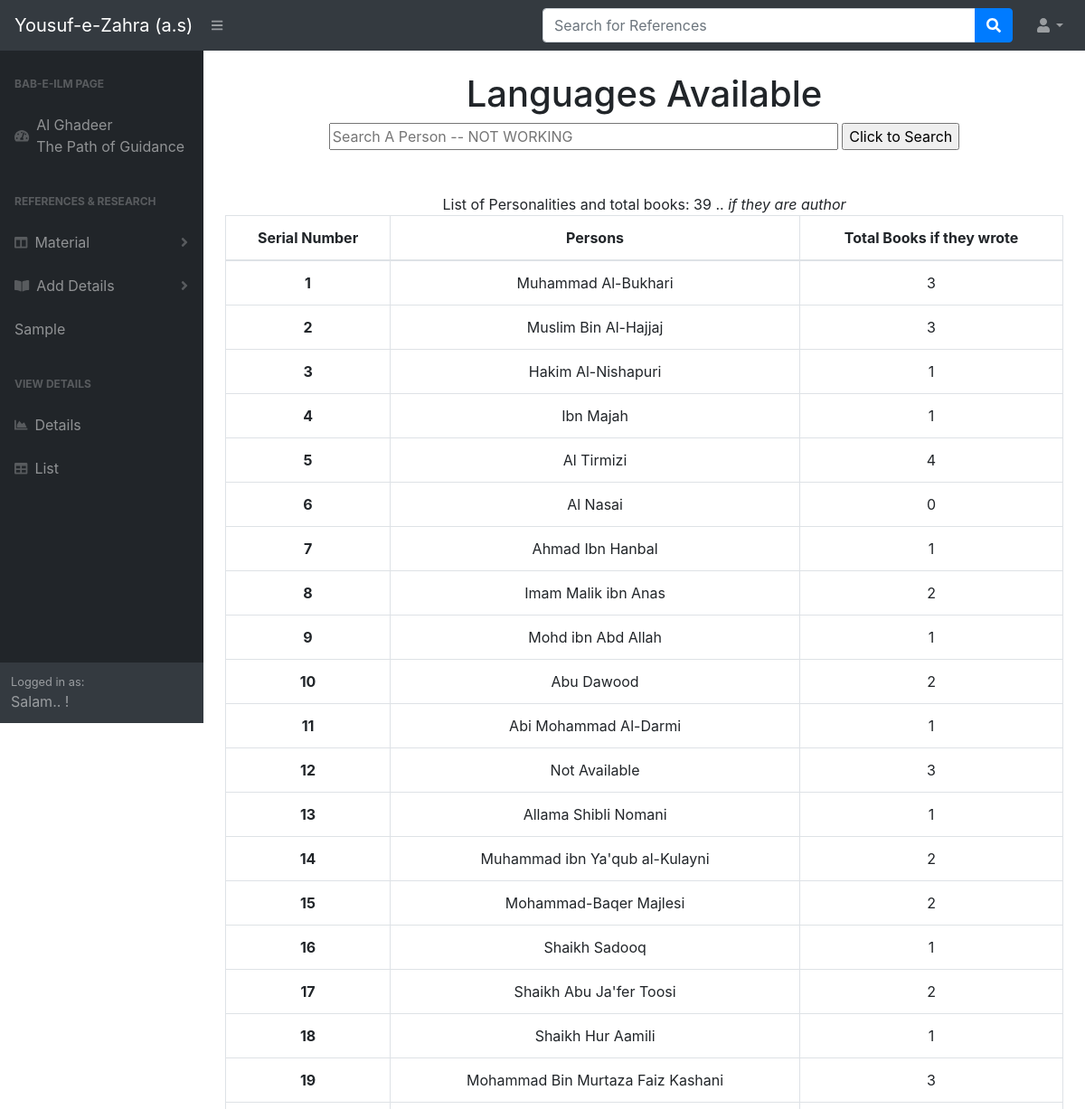
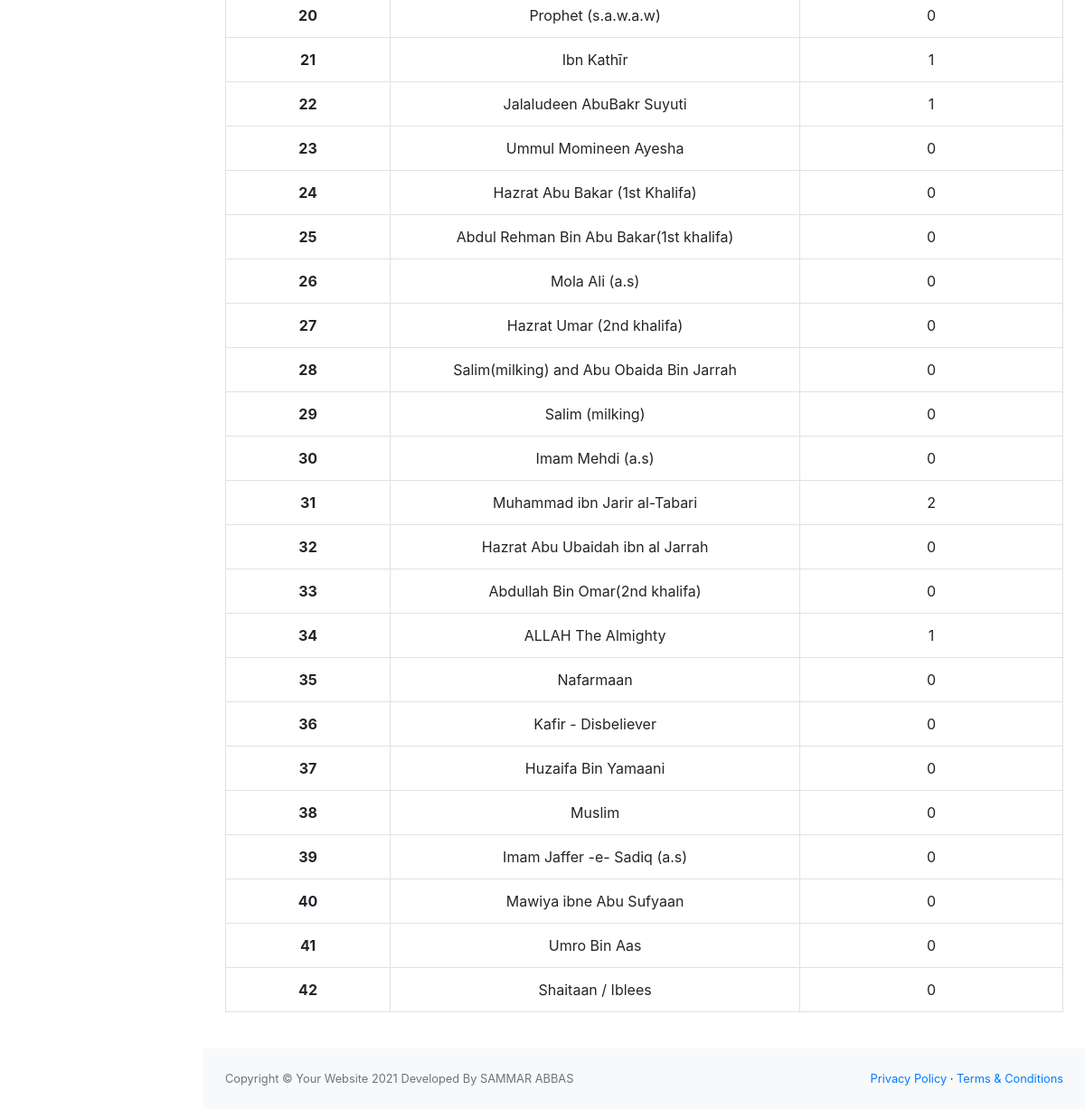
The page /home/personalities/ on the database as committed earlier (2 pictures, top to bottom).
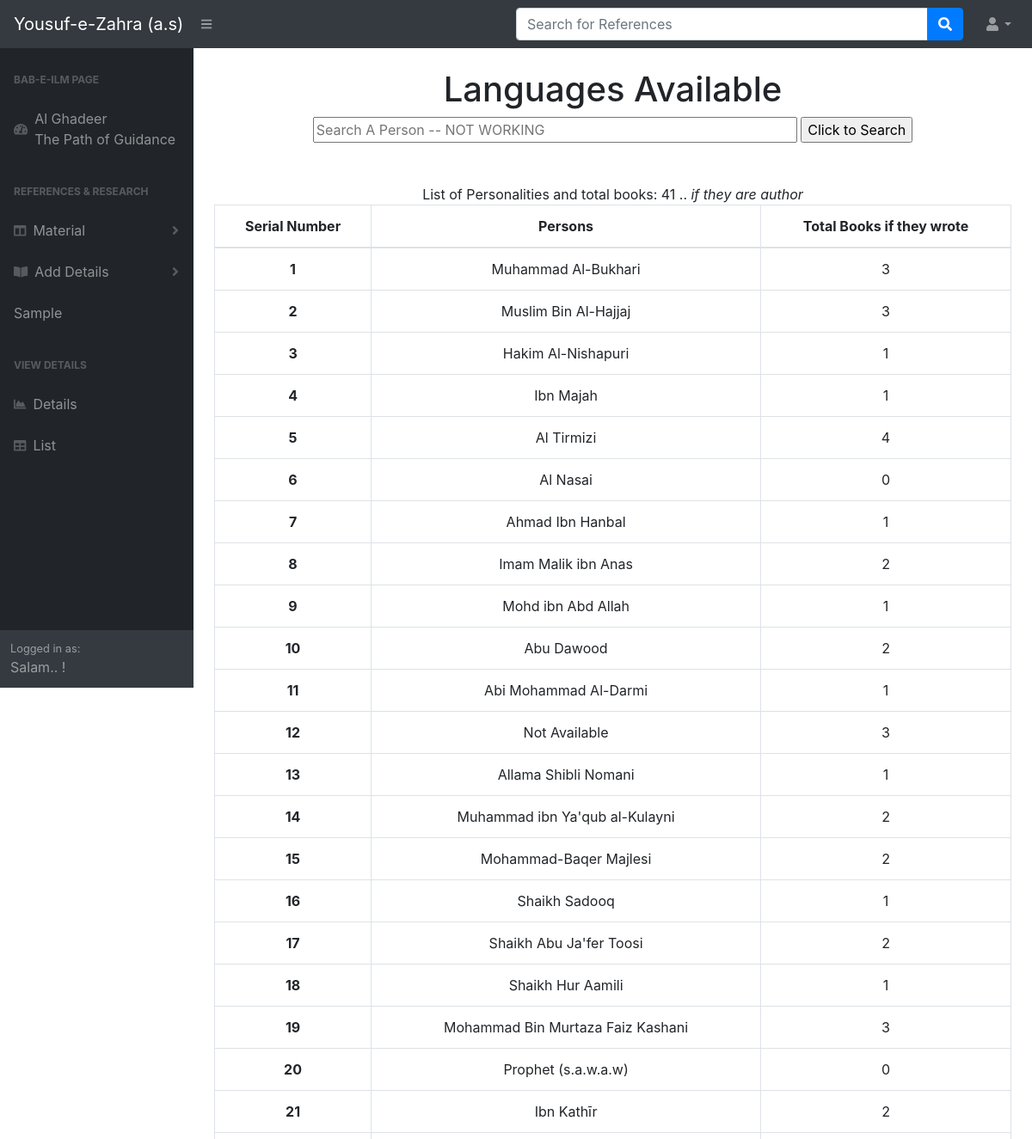
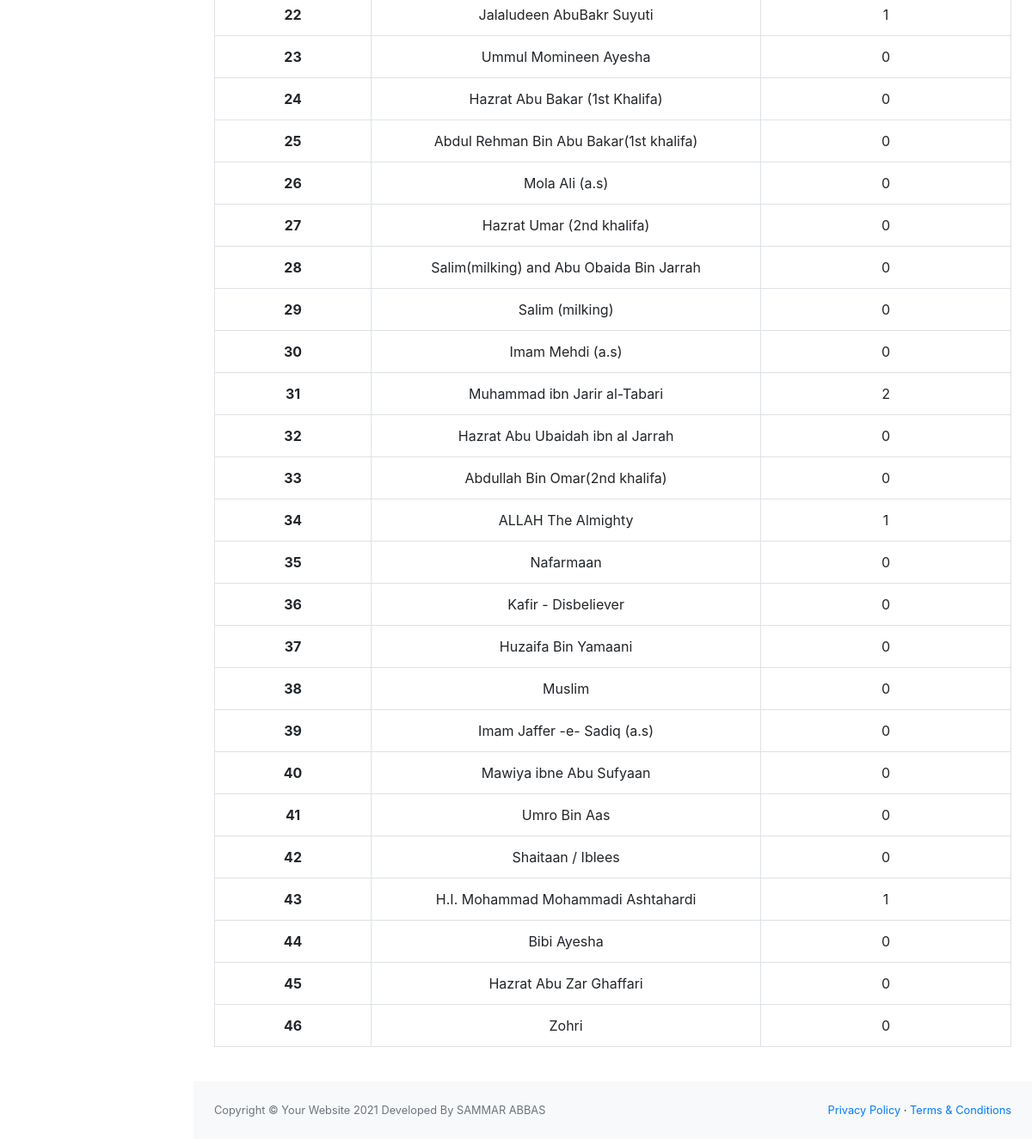
The same page on the database as committed later (2 pictures, top to bottom).
### haq/models.py (models this page shows, shortened)
class Person(models.Model):
    _p_name = models.CharField(max_length = 40)
    _birth_year = models.CharField(max_length=4)
    _death_year = models.CharField(max_length=4)
    def __str__(self):
        return self._p_name

### haq/views.py (the view)
# urls.py: path('personalities/', views.PersonalityView, name="personalities"),
def PersonalityView(request):
    list_Authorized_People = Authorized_Person.objects.all()
    person = Person.objects.all()
    all_books = Book.objects.all()
    dict_person = {}
    total_books = 0
    for p in person:
        counter = 0
        dict_person[p] = counter
        for book in all_books:
            if (p == book.author):
                counter += 1
                dict_person[p] = counter
        total_books += counter
    return render(request, 'haq/personalities.html', {
        "auth_persons": list_Authorized_People,
        'total_books': total_books,
        'dict_person': dict_person,
       })

### haq/templates/haq/personalities.html (shortened to what this page needs)
{% extends 'haq/sample.html' %}
{% block body %}
    <span id = "titlespan">
        <div class="move_center" >
            <h1>Languages Available</h1>
            <form action = '{% url 'haq:bookSearch' %}' method="POST" class="move_center">
                <input type="text" name="searchWord" size="50" value="" placeholder="Search A Person -- NOT WORKING">
                <input type="submit" value="Click to Search">
            </form>
            <br>
        </div>
        <br>
        <div class="move_center">
            <caption>List of Personalities and total books: {{total_books}} .. <i>if they are author</i></caption>
            <table class="table table-bordered">
                <thead>
                    <tr>
                        <th scope="col">Serial Number</th>
                        <th scope="col">Persons</th>
                        <th scope="col">Total Books if they wrote</th>
                    </tr>
                </thead>
                <tbody>
                    {% for key, value in dict_person.items %}
                        <tr>
                            <th scope="row">{{ forloop.counter }}</th>
                            <td>{{ key }}</td>
                            <td>{{ value }}</td>
                        </tr>
                    {% endfor %}
                </tbody>
            </table>
        </div>
    </span>
{% endblock %}

### haq/templates/haq/sample.html (shortened to what this page needs)
{% load static %}
<!DOCTYPE html>
<html lang="en">
    <head>
        <link href="{% static 'haq/styles.css' %}" rel="stylesheet" />
        <link href="{% static 'haq/newStyles.css' %}" rel="stylesheet" />
        <link href="https://cdn.datatables.net/1.10.20/css/dataTables.bootstrap4.min.css" rel="stylesheet" />
    </head>
    <body class="sb-nav-fixed">
        <nav class="sb-topnav navbar navbar-expand navbar-dark bg-dark">
            <a class="navbar-brand" href="{% url 'haq:index' %}">Yousuf-e-Zahra (a.s) </a>
            <button class="btn btn-link btn-sm order-1 order-lg-0" id="sidebarToggle" href="#"><i class="fas fa-bars"></i></button>
            <form action="{% url 'haq:searchRef' %}" method="POST" class="d-none d-md-inline-block form-inline ml-auto mr-0 mr-md-3 my-2 my-md-0">
                <div class="input-group">
                    <input class="form-control" type="text" name="searchWord" size="40" placeholder="Search for References" aria-label="Search" aria-describedby="basic-addon2" />
                    <div class="input-group-append">
                        <button class="btn btn-primary" type="button"><i class="fas fa-search"></i></button>
                    </div>
                </div>
            </form>
            <ul class="navbar-nav ml-auto ml-md-0">
                <li class="nav-item dropdown">
                    <a class="nav-link dropdown-toggle" id="userDropdown" href="#" role="button" data-toggle="dropdown" aria-haspopup="true" aria-expanded="false"><i class="fas fa-user fa-fw"></i></a>
                </li>
            </ul>
        </nav>
        <div id="layoutSidenav">
            <div id="layoutSidenav_nav">
                <nav class="sb-sidenav accordion sb-sidenav-dark" id="sidenavAccordion">
                    <div class="sb-sidenav-menu">
                        <div class="nav">
                            <div class="sb-sidenav-menu-heading">Bab-e-Ilm Page</div>
                            <a class="nav-link" href="{% url 'haq:about' %}">
                                <div class="sb-nav-link-icon"><i class="fas fa-tachometer-alt"></i></div>
                                Al Ghadeer <br> The Path of Guidance
                            </a>
                            <div class="sb-sidenav-menu-heading">REFERENCES & RESEARCH</div>
                            <a class="nav-link collapsed" href="#" data-toggle="collapse" data-target="#collapseLayouts" aria-expanded="false" aria-controls="collapseLayouts">
                                <div class="sb-nav-link-icon"><i class="fas fa-columns"></i></div>
                                Material
                                <div class="sb-sidenav-collapse-arrow"><i class="fas fa-angle-down"></i></div>
                            </a>
                            <a class="nav-link collapsed" href="#" data-toggle="collapse" data-target="#collapsePages" aria-expanded="false" aria-controls="collapsePages">
                                <div class="sb-nav-link-icon"><i class="fas fa-book-open"></i></div>
                                Add Details
                                <div class="sb-sidenav-collapse-arrow"><i class="fas fa-angle-down"></i></div>
                            </a>
                            <a class="nav-link" href="{% url 'haq:osample' %}">Sample</a>
                            <div class="sb-sidenav-menu-heading">View Details</div>
                            <a class="nav-link" href="charts.html">
                                <div class="sb-nav-link-icon"><i class="fas fa-chart-area"></i></div>
                                Details
                            </a>
                            <a class="nav-link" href="tables.html">
                                <div class="sb-nav-link-icon"><i class="fas fa-table"></i></div>
                                List
                            </a>
                        </div>
                    </div>
                    <div class="sb-sidenav-footer">
                        <div class="small">Logged in as:</div>
                        {% if user.first_name == 'Guest' %}
                            Salam.. {{user.first_name}}!
                        {% else %}
                            Salam.. {{user.first_name}}!
                        {% endif %}
                    </div>
                </nav>
            </div>
            <div id="layoutSidenav_content">
                <main>
                    <div class="container-fluid">
                        {% block body %}
                        {% endblock %}
                    </div>
                </main>
                <footer class="py-4 bg-light mt-auto">
                    <div class="container-fluid">
                        <div class="d-flex align-items-center justify-content-between small">
                            <div class="text-muted">Copyright &copy; Your Website 2021 Developed By SAMMAR ABBAS</div>
                            <div>
                                <a href="#">Privacy Policy</a>
                                &middot;
                                <a href="#">Terms &amp; Conditions</a>
                            </div>
                        </div>
                    </div>
                </footer>
            </div>
        </div>
    </body>
</html>

### haq/static/haq/styles.css (style rules this page uses)
html, body { margin: 0; padding: 0; height: 100%; }
#titlespan { margin: 2px; padding: 2px; }
.move_center { text-align: center; vertical-align: middle; justify-content: center; }

Rows that differ between the two databases and show on the page:
computed for Person "Ibn Kathīr": value "1" → "2"
added Person: _p_name "H.I. Mohammad Mohammadi Ashtahardi", value "1"
added Person: _p_name "Bibi Ayesha", _birth_year "0"
added Person: _p_name "Hazrat Abu Zar Ghaffari", value "0"
added Person: _p_name "Zohri", value "0"
Other text that changed with them:
{{ total_books }}: "39" → "41"
